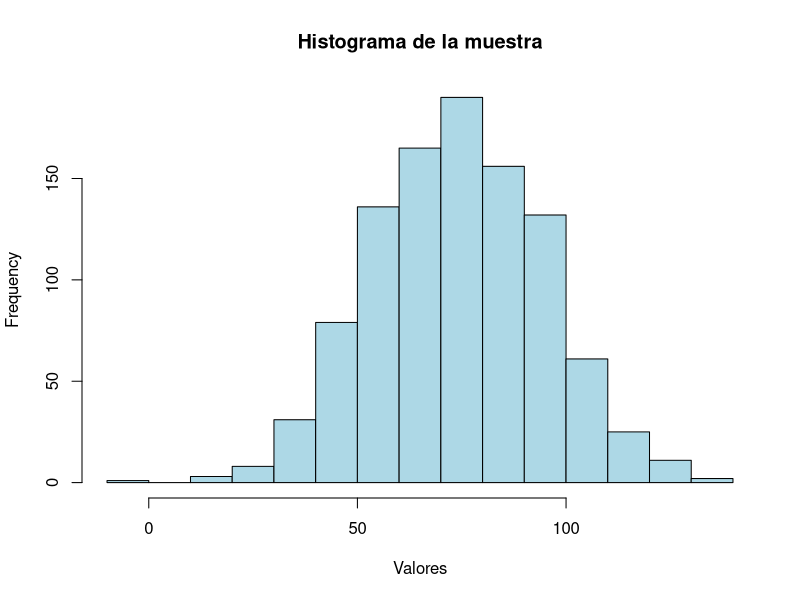

The R script that drew this image:
valores <- rnorm(1000, mean = 75, sd = 20)

hist(valores, main = "Histograma de la muestra", xlab = "Valores", col = "lightblue", border = "black")

media_muestra <- mean(valores)
cat("La media de la muestra es:", media_muestra, "\n")
